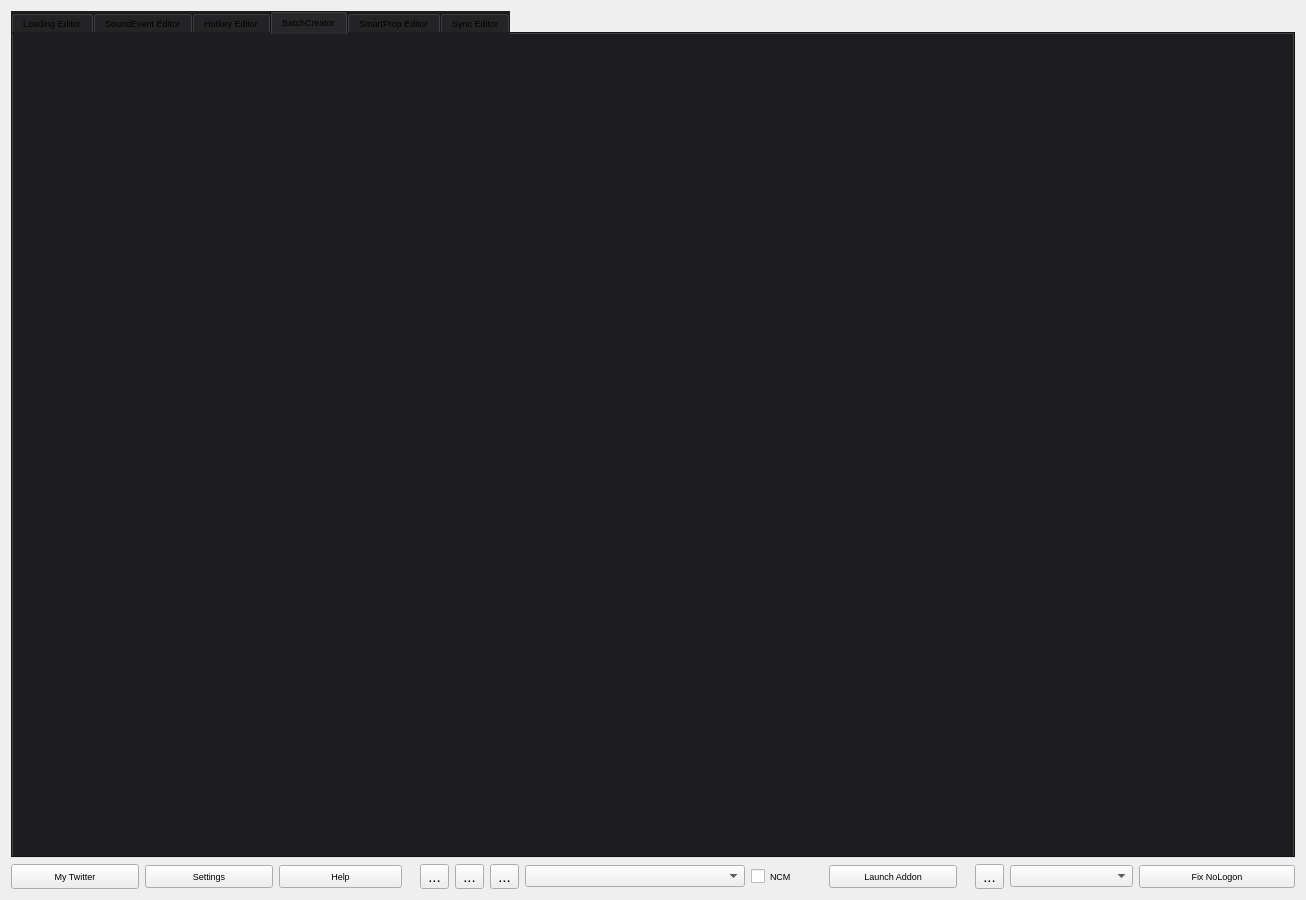
<?xml version="1.0" encoding="UTF-8"?>
<ui version="4.0">
 <class>Widget</class>
 <widget class="QWidget" name="Widget">
  <property name="enabled">
   <bool>true</bool>
  </property>
  <property name="geometry">
   <rect>
    <x>0</x>
    <y>0</y>
    <width>1306</width>
    <height>900</height>
   </rect>
  </property>
  <property name="sizePolicy">
   <sizepolicy hsizetype="Expanding" vsizetype="Expanding">
    <horstretch>0</horstretch>
    <verstretch>0</verstretch>
   </sizepolicy>
  </property>
  <property name="minimumSize">
   <size>
    <width>1300</width>
    <height>900</height>
   </size>
  </property>
  <property name="baseSize">
   <size>
    <width>499</width>
    <height>699</height>
   </size>
  </property>
  <property name="font">
   <font>
    <pointsize>7</pointsize>
   </font>
  </property>
  <property name="acceptDrops">
   <bool>false</bool>
  </property>
  <property name="windowTitle">
   <string notr="true">Hammer 5 Tools</string>
  </property>
  <property name="windowIcon">
   <iconset resource="resources.qrc">
    <normaloff>:/icons/appicon.ico</normaloff>:/icons/appicon.ico</iconset>
  </property>
  <property name="windowOpacity">
   <double>1.000000000000000</double>
  </property>
  <property name="toolTipDuration">
   <number>-1</number>
  </property>
  <property name="statusTip">
   <string/>
  </property>
  <property name="whatsThis">
   <string>&lt;html&gt;&lt;head/&gt;&lt;body&gt;&lt;p&gt;Hammer&lt;/p&gt;&lt;/body&gt;&lt;/html&gt;</string>
  </property>
  <property name="accessibleName">
   <string/>
  </property>
  <property name="autoFillBackground">
   <bool>true</bool>
  </property>
  <property name="styleSheet">
   <string notr="true"/>
  </property>
  <property name="windowFilePath">
   <string/>
  </property>
  <property name="inputMethodHints">
   <set>Qt::ImhNone</set>
  </property>
  <layout class="QVBoxLayout" name="verticalLayout">
   <property name="sizeConstraint">
    <enum>QLayout::SetDefaultConstraint</enum>
   </property>
   <item>
    <layout class="QHBoxLayout" name="horizontalLayout"/>
   </item>
   <item>
    <widget class="QTabWidget" name="MainWindowTools_tabs">
     <property name="enabled">
      <bool>true</bool>
     </property>
     <property name="minimumSize">
      <size>
       <width>0</width>
       <height>0</height>
      </size>
     </property>
     <property name="styleSheet">
      <string notr="true">background-color: #1d1d1f;</string>
     </property>
     <property name="currentIndex">
      <number>3</number>
     </property>
     <property name="tabsClosable">
      <bool>false</bool>
     </property>
     <widget class="QWidget" name="Loading_Editor_Tab">
      <attribute name="title">
       <string>Loading Editor</string>
      </attribute>
      <layout class="QGridLayout" name="gridLayout_3"/>
     </widget>
     <widget class="QWidget" name="soundeditor_tab">
      <property name="enabled">
       <bool>true</bool>
      </property>
      <attribute name="title">
       <string>SoundEvent Editor</string>
      </attribute>
      <layout class="QVBoxLayout" name="verticalLayout_5"/>
     </widget>
     <widget class="QWidget" name="hotkeyeditor_tab">
      <property name="enabled">
       <bool>true</bool>
      </property>
      <attribute name="title">
       <string>Hotkey Editor</string>
      </attribute>
      <layout class="QVBoxLayout" name="verticalLayout_3">
       <item>
        <widget class="QLabel" name="label">
         <property name="sizePolicy">
          <sizepolicy hsizetype="Preferred" vsizetype="Preferred">
           <horstretch>0</horstretch>
           <verstretch>0</verstretch>
          </sizepolicy>
         </property>
         <property name="styleSheet">
          <string notr="true">font: 24pt &quot;Segoe UI&quot;;</string>
         </property>
         <property name="text">
          <string>Will be soon</string>
         </property>
         <property name="scaledContents">
          <bool>false</bool>
         </property>
         <property name="alignment">
          <set>Qt::AlignCenter</set>
         </property>
         <property name="margin">
          <number>0</number>
         </property>
        </widget>
       </item>
      </layout>
     </widget>
     <widget class="QWidget" name="BatchCreator_tab">
      <attribute name="title">
       <string>BatchCreator</string>
      </attribute>
      <layout class="QVBoxLayout" name="verticalLayout_2"/>
     </widget>
     <widget class="QWidget" name="smartpropeditor_tab">
      <attribute name="title">
       <string>SmartProp Editor</string>
      </attribute>
      <layout class="QVBoxLayout" name="verticalLayout_4">
       <item>
        <widget class="QLabel" name="label_2">
         <property name="sizePolicy">
          <sizepolicy hsizetype="Preferred" vsizetype="Preferred">
           <horstretch>0</horstretch>
           <verstretch>0</verstretch>
          </sizepolicy>
         </property>
         <property name="styleSheet">
          <string notr="true">font: 24pt &quot;Segoe UI&quot;;</string>
         </property>
         <property name="text">
          <string>Will be soon</string>
         </property>
         <property name="scaledContents">
          <bool>false</bool>
         </property>
         <property name="alignment">
          <set>Qt::AlignCenter</set>
         </property>
         <property name="margin">
          <number>0</number>
         </property>
        </widget>
       </item>
      </layout>
     </widget>
     <widget class="QWidget" name="synchronization_tab">
      <property name="enabled">
       <bool>true</bool>
      </property>
      <attribute name="title">
       <string>Sync Editor</string>
      </attribute>
      <layout class="QVBoxLayout" name="verticalLayout_6">
       <item>
        <widget class="QLabel" name="label_4">
         <property name="sizePolicy">
          <sizepolicy hsizetype="Preferred" vsizetype="Preferred">
           <horstretch>0</horstretch>
           <verstretch>0</verstretch>
          </sizepolicy>
         </property>
         <property name="styleSheet">
          <string notr="true">font: 24pt &quot;Segoe UI&quot;;</string>
         </property>
         <property name="text">
          <string>Will be soon</string>
         </property>
         <property name="scaledContents">
          <bool>false</bool>
         </property>
         <property name="alignment">
          <set>Qt::AlignCenter</set>
         </property>
         <property name="margin">
          <number>0</number>
         </property>
        </widget>
       </item>
      </layout>
     </widget>
    </widget>
   </item>
   <item>
    <layout class="QHBoxLayout" name="horizontalLayout_2">
     <item>
      <widget class="QPushButton" name="my_twitter_button">
       <property name="minimumSize">
        <size>
         <width>128</width>
         <height>0</height>
        </size>
       </property>
       <property name="maximumSize">
        <size>
         <width>16777215</width>
         <height>16777210</height>
        </size>
       </property>
       <property name="styleSheet">
        <string notr="true">padding: 5px;</string>
       </property>
       <property name="text">
        <string>My Twitter</string>
       </property>
       <property name="icon">
        <iconset resource="resources.qrc">
         <normaloff>:/icons/public_16dp_9D9D9D_FILL0_wght400_GRAD0_opsz20.svg</normaloff>:/icons/public_16dp_9D9D9D_FILL0_wght400_GRAD0_opsz20.svg</iconset>
       </property>
       <property name="iconSize">
        <size>
         <width>20</width>
         <height>20</height>
        </size>
       </property>
      </widget>
     </item>
     <item>
      <widget class="QPushButton" name="preferences_button">
       <property name="minimumSize">
        <size>
         <width>128</width>
         <height>0</height>
        </size>
       </property>
       <property name="toolTip">
        <string/>
       </property>
       <property name="styleSheet">
        <string notr="true">padding: 5px;</string>
       </property>
       <property name="text">
        <string>Settings</string>
       </property>
       <property name="icon">
        <iconset resource="resources.qrc">
         <normaloff>:/icons/settings_16dp_9D9D9D_FILL0_wght400_GRAD0_opsz20.svg</normaloff>:/icons/settings_16dp_9D9D9D_FILL0_wght400_GRAD0_opsz20.svg</iconset>
       </property>
       <property name="iconSize">
        <size>
         <width>20</width>
         <height>20</height>
        </size>
       </property>
      </widget>
     </item>
     <item>
      <widget class="QPushButton" name="documentation_button">
       <property name="minimumSize">
        <size>
         <width>96</width>
         <height>0</height>
        </size>
       </property>
       <property name="toolTip">
        <string/>
       </property>
       <property name="styleSheet">
        <string notr="true">padding: 5px;</string>
       </property>
       <property name="text">
        <string>Help</string>
       </property>
       <property name="icon">
        <iconset resource="resources.qrc">
         <normaloff>:/icons/developer_guide_16dp_9D9D9D_FILL0_wght400_GRAD0_opsz20.svg</normaloff>:/icons/developer_guide_16dp_9D9D9D_FILL0_wght400_GRAD0_opsz20.svg</iconset>
       </property>
       <property name="iconSize">
        <size>
         <width>20</width>
         <height>20</height>
        </size>
       </property>
      </widget>
     </item>
     <item>
      <spacer name="horizontalSpacer_3">
       <property name="orientation">
        <enum>Qt::Horizontal</enum>
       </property>
       <property name="sizeType">
        <enum>QSizePolicy::Fixed</enum>
       </property>
       <property name="sizeHint" stdset="0">
        <size>
         <width>12</width>
         <height>6</height>
        </size>
       </property>
      </spacer>
     </item>
     <item>
      <widget class="QToolButton" name="export_and_import_addon_button">
       <property name="font">
        <font>
         <pointsize>11</pointsize>
        </font>
       </property>
       <property name="toolTip">
        <string>&lt;html&gt;&lt;head/&gt;&lt;body&gt;&lt;p&gt;&lt;span style=&quot; font-size:12pt; font-weight:700;&quot;&gt;Archive addon&lt;/span&gt;&lt;/p&gt;&lt;p&gt;Create an archive on from game and content folders.&lt;/p&gt;&lt;/body&gt;&lt;/html&gt;</string>
       </property>
       <property name="text">
        <string>...</string>
       </property>
       <property name="icon">
        <iconset resource="resources.qrc">
         <normaloff>:/icons/publish_16dp_9D9D9D_FILL0_wght400_GRAD0_opsz20.svg</normaloff>:/icons/publish_16dp_9D9D9D_FILL0_wght400_GRAD0_opsz20.svg</iconset>
       </property>
       <property name="iconSize">
        <size>
         <width>20</width>
         <height>20</height>
        </size>
       </property>
      </widget>
     </item>
     <item>
      <widget class="QToolButton" name="delete_addon_button">
       <property name="font">
        <font>
         <pointsize>11</pointsize>
        </font>
       </property>
       <property name="toolTip">
        <string>&lt;html&gt;&lt;head/&gt;&lt;body&gt;&lt;p&gt;&lt;span style=&quot; font-size:12pt; font-weight:700;&quot;&gt;Delete addon&lt;/span&gt;&lt;/p&gt;&lt;p&gt;Deletes selected addon.&lt;/p&gt;&lt;/body&gt;&lt;/html&gt;</string>
       </property>
       <property name="text">
        <string>...</string>
       </property>
       <property name="icon">
        <iconset resource="resources.qrc">
         <normaloff>:/icons/delete_16dp_9D9D9D_FILL0_wght400_GRAD0_opsz20.svg</normaloff>:/icons/delete_16dp_9D9D9D_FILL0_wght400_GRAD0_opsz20.svg</iconset>
       </property>
       <property name="iconSize">
        <size>
         <width>20</width>
         <height>20</height>
        </size>
       </property>
      </widget>
     </item>
     <item>
      <widget class="QToolButton" name="create_new_addon_button">
       <property name="font">
        <font>
         <pointsize>11</pointsize>
        </font>
       </property>
       <property name="toolTip">
        <string>&lt;html&gt;&lt;head/&gt;&lt;body&gt;&lt;p&gt;&lt;span style=&quot; font-size:12pt; font-weight:700;&quot;&gt;Create addon&lt;/span&gt;&lt;/p&gt;&lt;p&gt;Quick create an addon with custom presets.&lt;/p&gt;&lt;/body&gt;&lt;/html&gt;</string>
       </property>
       <property name="text">
        <string>...</string>
       </property>
       <property name="icon">
        <iconset resource="resources.qrc">
         <normaloff>:/icons/post_add_16dp_9D9D9D_FILL0_wght400_GRAD0_opsz20.svg</normaloff>:/icons/post_add_16dp_9D9D9D_FILL0_wght400_GRAD0_opsz20.svg</iconset>
       </property>
       <property name="iconSize">
        <size>
         <width>20</width>
         <height>20</height>
        </size>
       </property>
      </widget>
     </item>
     <item>
      <widget class="QComboBox" name="ComboBoxSelectAddon">
       <property name="minimumSize">
        <size>
         <width>220</width>
         <height>0</height>
        </size>
       </property>
       <property name="toolTip">
        <string>&lt;html&gt;&lt;head/&gt;&lt;body&gt;&lt;p&gt;&lt;span style=&quot; font-size:11pt; font-weight:700;&quot;&gt;Addon selection&lt;/span&gt;&lt;/p&gt;&lt;p&gt;In the Addon selection, all tools apply changes to the addon selected in this section.&lt;/p&gt;&lt;/body&gt;&lt;/html&gt;</string>
       </property>
       <property name="styleSheet">
        <string notr="true"/>
       </property>
      </widget>
     </item>
     <item>
      <widget class="QCheckBox" name="check_Box_NCM_Mode">
       <property name="sizePolicy">
        <sizepolicy hsizetype="Maximum" vsizetype="Fixed">
         <horstretch>0</horstretch>
         <verstretch>0</verstretch>
        </sizepolicy>
       </property>
       <property name="minimumSize">
        <size>
         <width>72</width>
         <height>0</height>
        </size>
       </property>
       <property name="maximumSize">
        <size>
         <width>72</width>
         <height>32</height>
        </size>
       </property>
       <property name="font">
        <font>
         <family>Segoe UI</family>
         <pointsize>7</pointsize>
        </font>
       </property>
       <property name="toolTip">
        <string>&lt;html&gt;&lt;head/&gt;&lt;body&gt;&lt;p&gt;&lt;span style=&quot; font-size:12pt; font-weight:700;&quot;&gt;NCM (--nocustomermachine)&lt;/span&gt; is a launch parameter that enable&lt;span style=&quot; font-weight:700;&quot;&gt;s baking lightmaps with CPU&lt;/span&gt; and &lt;span style=&quot; font-weight:700;&quot;&gt;smartprops compilation&lt;/span&gt;.&lt;/p&gt;&lt;p&gt;However, when CS2 is launched with this parameter, default assets will not be visible; only your own assets will appear.&lt;/p&gt;&lt;p&gt;&lt;img src=&quot;:/images/tooltip/tooltip_ncm_01.png&quot; width=&quot;259&quot;/&gt;&lt;/p&gt;&lt;/body&gt;&lt;/html&gt;</string>
       </property>
       <property name="whatsThis">
        <string>&lt;html&gt;&lt;head/&gt;&lt;body&gt;&lt;p&gt;&lt;br/&gt;&lt;/p&gt;&lt;/body&gt;&lt;/html&gt;</string>
       </property>
       <property name="text">
        <string>NCM</string>
       </property>
       <property name="iconSize">
        <size>
         <width>20</width>
         <height>20</height>
        </size>
       </property>
       <property name="checked">
        <bool>false</bool>
       </property>
       <property name="autoRepeat">
        <bool>false</bool>
       </property>
       <property name="autoExclusive">
        <bool>false</bool>
       </property>
       <property name="tristate">
        <bool>false</bool>
       </property>
      </widget>
     </item>
     <item>
      <widget class="QPushButton" name="Launch_Addon_Button">
       <property name="enabled">
        <bool>true</bool>
       </property>
       <property name="minimumSize">
        <size>
         <width>128</width>
         <height>0</height>
        </size>
       </property>
       <property name="toolTip">
        <string>&lt;html&gt;&lt;head/&gt;&lt;body&gt;&lt;p&gt;&lt;span style=&quot; font-size:12pt; font-weight:700;&quot;&gt;Addon launch&lt;/span&gt;&lt;/p&gt;&lt;p&gt;Launches the current addon selected in the addon selection.&lt;/p&gt;&lt;/body&gt;&lt;/html&gt;</string>
       </property>
       <property name="styleSheet">
        <string notr="true">padding: 5px;</string>
       </property>
       <property name="text">
        <string>Launch Addon</string>
       </property>
       <property name="icon">
        <iconset resource="resources.qrc">
         <normaloff>:/icons/open_in_new_16dp_9D9D9D_FILL0_wght400_GRAD0_opsz20.svg</normaloff>:/icons/open_in_new_16dp_9D9D9D_FILL0_wght400_GRAD0_opsz20.svg</iconset>
       </property>
       <property name="iconSize">
        <size>
         <width>20</width>
         <height>20</height>
        </size>
       </property>
       <property name="checkable">
        <bool>false</bool>
       </property>
      </widget>
     </item>
     <item>
      <spacer name="horizontalSpacer">
       <property name="orientation">
        <enum>Qt::Horizontal</enum>
       </property>
       <property name="sizeType">
        <enum>QSizePolicy::Fixed</enum>
       </property>
       <property name="sizeHint" stdset="0">
        <size>
         <width>12</width>
         <height>6</height>
        </size>
       </property>
      </spacer>
     </item>
     <item>
      <widget class="QToolButton" name="open_addons_folder_button">
       <property name="font">
        <font>
         <pointsize>11</pointsize>
        </font>
       </property>
       <property name="toolTip">
        <string>&lt;html&gt;&lt;head/&gt;&lt;body&gt;&lt;p&gt;&lt;span style=&quot; font-size:12pt; font-weight:700;&quot;&gt;Open Game/Content Addons folder&lt;/span&gt;&lt;/p&gt;&lt;p&gt;&lt;span style=&quot; font-size:9pt;&quot;&gt;Opens the game addons or content addons folder for the current addon selection. &lt;/span&gt;&lt;/p&gt;&lt;p&gt;&lt;span style=&quot; font-size:9pt;&quot;&gt;To choose the folder type to open, select a folder in the &lt;/span&gt;&lt;span style=&quot; font-size:9pt; font-style:italic;&quot;&gt;Addon Folder Selection&lt;/span&gt;&lt;span style=&quot; font-size:9pt;&quot;&gt;.&lt;/span&gt;&lt;/p&gt;&lt;/body&gt;&lt;/html&gt;</string>
       </property>
       <property name="text">
        <string>...</string>
       </property>
       <property name="icon">
        <iconset resource="resources.qrc">
         <normaloff>:/icons/folder_open.svg</normaloff>:/icons/folder_open.svg</iconset>
       </property>
      </widget>
     </item>
     <item>
      <widget class="QComboBox" name="open_addons_folder_downlist">
       <property name="sizePolicy">
        <sizepolicy hsizetype="Minimum" vsizetype="Fixed">
         <horstretch>0</horstretch>
         <verstretch>0</verstretch>
        </sizepolicy>
       </property>
       <property name="minimumSize">
        <size>
         <width>22</width>
         <height>0</height>
        </size>
       </property>
       <property name="toolTip">
        <string>&lt;html&gt;&lt;head/&gt;&lt;body&gt;&lt;p&gt;&lt;span style=&quot; font-size:12pt; font-weight:700;&quot;&gt;Addon Folder Selection&lt;/span&gt;&lt;/p&gt;&lt;p&gt;Used to choose the folder that should be oppened in the &lt;span style=&quot; font-style:italic;&quot;&gt;Open Game/Content Addons Folder.&lt;/span&gt;&lt;/p&gt;&lt;/body&gt;&lt;/html&gt;</string>
       </property>
       <property name="currentText">
        <string/>
       </property>
       <property name="placeholderText">
        <string>Open Folder</string>
       </property>
       <item>
        <property name="text">
         <string>Content</string>
        </property>
       </item>
       <item>
        <property name="text">
         <string>Game</string>
        </property>
       </item>
      </widget>
     </item>
     <item>
      <widget class="QPushButton" name="FixNoSteamLogon_Button">
       <property name="minimumSize">
        <size>
         <width>156</width>
         <height>0</height>
        </size>
       </property>
       <property name="toolTip">
        <string>&lt;html&gt;&lt;head/&gt;&lt;body&gt;&lt;p&gt;&lt;span style=&quot; font-size:12pt; font-weight:700;&quot;&gt;Fix No Steam Logon&lt;/span&gt;&lt;/p&gt;&lt;p&gt;This script restarts Steam and launches the current addon.&lt;/p&gt;&lt;/body&gt;&lt;/html&gt;</string>
       </property>
       <property name="styleSheet">
        <string notr="true">padding: 5px;</string>
       </property>
       <property name="text">
        <string>Fix NoLogon</string>
       </property>
       <property name="icon">
        <iconset resource="resources.qrc">
         <normaloff>:/icons/auto_towing_16dp_9D9D9D_FILL0_wght400_GRAD0_opsz20.svg</normaloff>:/icons/auto_towing_16dp_9D9D9D_FILL0_wght400_GRAD0_opsz20.svg</iconset>
       </property>
       <property name="iconSize">
        <size>
         <width>20</width>
         <height>20</height>
        </size>
       </property>
      </widget>
     </item>
    </layout>
   </item>
  </layout>
 </widget>
 <resources>
  <include location="resources.qrc"/>
 </resources>
 <connections/>
</ui>
